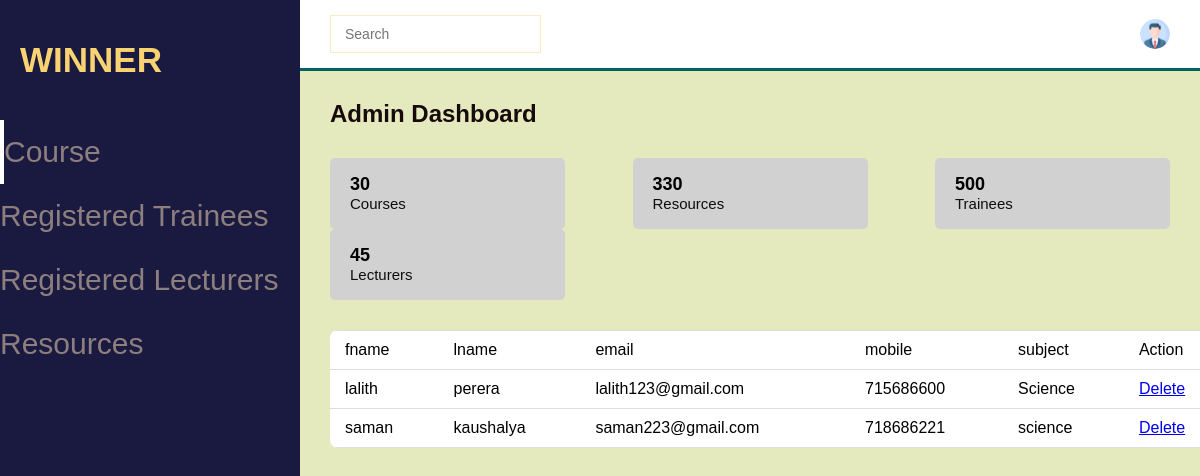
Page /PHP/admintrai.php on the committed database.
### tables this page shows
CREATE TABLE `trainee` (
  `id` int(10) NOT NULL,
  `fname` varchar(100) NOT NULL,
  `lname` varchar(100) NOT NULL,
  `email` varchar(200) NOT NULL,
  `mobile` int(10) NOT NULL,
  `subject` varchar(100) NOT NULL,
  `qualification` varchar(400) NOT NULL,
  `password` varchar(225) NOT NULL
);

### PHP/admintrai.php (the view, shortened to what this page needs)
<!DOCTYPE html>
<html lang="en" dir="ltr">
<head>
  <link rel="stylesheet" href="../css/adminlec.css">
</head>
<body>
  <section id="menu">
    <div class="logo">
      <h2>WINNER</h2>
    </div>
    <div class="items">
      <li><a href="admincou.php">Course</a></li>
      <li><a href="#">Registered Trainees</a></li>
      <li><a href="adminlec.php">Registered Lecturers</a></li>
      <li><a href="adminreso.php">Resources</a></li>
    </div>
  </section>
  <section id="interface">
    <div class="navi">
      <div class="n1">
        <div class="search">
          <input type="text" placeholder="Search">
        </div>
      </div>
      <div class="profile">
        <img src="../image/profile.png" alt="prfile">
      </div>
    </div>
    <h3 class="i-name">
      Admin Dashboard
    </h3>
    <div class="values">
      <div class="val-box">
        <div>
          <h3>30</h3>
          <span>Courses</span>
        </div>
      </div>
      <div class="val-box">
        <div>
          <h3>330</h3>
          <span>Resources</span>
        </div>
      </div>
      <div class="val-box">
        <div>
          <h3>500</h3>
          <span>Trainees</span>
        </div>
      </div>
      <div class="val-box">
        <div>
          <h3>45</h3>
          <span>Lecturers</span>
        </div>
      </div>
    </div>
    <div class="board">
      <table width="100%">
        <th>
          <tr>
            <td>fname</td>
            <td>lname</td>
            <td>email</td>
            <td>mobile</td>
            <td>subject</td>
            <td>Action</td>
          </tr>
        </th>
        <tbody>
             <?php
                   include_once ("dbh.inc.php");
                 $sql = "SELECT id,fname,lname,email,mobile,subject FROM trainee ORDER BY id DESC";
                 $result = mysqli_query($conn,$sql);
                 if($result -> num_rows>0)
                 {
                   while($row = $result -> fetch_assoc())
                   {
                     echo "<tr>";
                     echo "<td>".$row['fname']."</td>";
                     echo "<td>".$row['lname']."</td>";
                     echo "<td>".$row['email']."</td>";
                     echo "<td>".$row['mobile']."</td>";
                     echo "<td>".$row['subject']."</td>";
                     echo "<td>  <a href = 'deletet.inc.php?id={$row['id']}'>Delete</a></td>";
                     echo "</tr>";
                   }
                 }
              ?>
        </tbody>
      </table>
    </div>
  </section>
</body>
</html>

### css/adminlec.css (style rules this page uses)
* { margin: 0; padding: 0; box-sizing: border-box; font-family: 'Poppins',sans-serif; }
body { width: 100%; background:#E4E9BE; position:relative; display: flex; }
#menu { background: #1A1A40; width: 300px; height: 100%; position: fixed; top: 0; left: 0; }
.logo { display: flex; align-items: center; color: #F9D371; padding: 30px 0 0; }
.logo h2 { color: #F9D371; font-size: 35px; font-family: Arial; padding-left: 20px; float: left; padding-top: 10px; }
.items { margin-top: 40px; }
.items li { list-style: none; padding: 15px 0; transition: 0.3 ease; }
.items li:nth-child(1) { border-left: 4px solid #fff; }
.items li a { text-decoration: none; color: #8E7F7F; font-weight: 300px; font-size: 30px; transition: 0.3 ease; }
#interface { width: calc(100% - 300px); margin-left: 300px; position: relative; }
.navi { display: flex; align-items: center; justify-content: space-between; background: #fff; padding: 15px 30px; border-bottom: 3px solid #066163; position:fixed; width: calc(100% - 300px); }
.search { display: flex; justify-content: flex-start; align-items: center; padding: 10px 14px; border: 1px solid #F9EBC8; }
.search input { border: none; outline: none; font-size: 14px; }
.profile { display: flex; justify-content: flex-start; align-items: center; }
.profile img { width: 30px; height: 30px; object-fit: cover; border-radius: 50%; }
.i-name { color: #180A0A; padding: 30px 30px 0 30px; font-size: 24px; font-weight: 700; margin-top: 70px; }
.values { padding: 30px 30px 0 30px; display: flex; justify-content: space-between; align-items: center; flex-wrap:wrap; }
.val-box { background: #D1D1D1; width: 235px; padding: 16px 20px; border-radius: 5px; display: flex; justify-content: flex-start; align-items: center; }
.val-box h3 { font-size: 18px; font-weight: 600; }
.val-box span { font-size: 15px; color: #0F0E0E; }
.board { width: 100%; margin: 30px 0 30px 30px; overflow: auto; background: #fff; border-radius: 8px; }
table { border-collapse: collapse; }
tr { border-bottom: 1px solid #DDDDDD; }
tbody tr td { padding: 10px 15px; }

### rows in the picture
trainee: fname "lalith", lname "perera", email "lalith123@gmail.com", mobile "715686600", subject "Science"
trainee: fname "saman", lname "kaushalya", email "saman223@gmail.com", mobile "718686221", subject "science"
